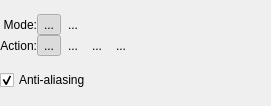
<?xml version="1.0" encoding="UTF-8"?>
<ui version="4.0">
 <class>WgtTelemetry</class>
 <widget class="QWidget" name="WgtTelemetry">
  <property name="geometry">
   <rect>
    <x>0</x>
    <y>0</y>
    <width>271</width>
    <height>106</height>
   </rect>
  </property>
  <layout class="QGridLayout" name="gridLayout_2">
   <property name="leftMargin">
    <number>0</number>
   </property>
   <property name="topMargin">
    <number>0</number>
   </property>
   <property name="rightMargin">
    <number>0</number>
   </property>
   <property name="bottomMargin">
    <number>0</number>
   </property>
   <property name="spacing">
    <number>0</number>
   </property>
   <item row="0" column="0">
    <layout class="QGridLayout" name="gridLayout">
     <property name="spacing">
      <number>0</number>
     </property>
     <item row="1" column="3">
      <widget class="KoGroupButton" name="intersect">
       <property name="toolTip">
        <string>Intersect</string>
       </property>
       <property name="text">
        <string>...</string>
       </property>
       <property name="checkable">
        <bool>true</bool>
       </property>
       <property name="autoRaise">
        <bool>true</bool>
       </property>
      </widget>
     </item>
     <item row="0" column="3">
      <widget class="KoGroupButton" name="shape">
       <property name="toolTip">
        <string>Vector Selection</string>
       </property>
       <property name="text">
        <string>...</string>
       </property>
       <property name="checkable">
        <bool>true</bool>
       </property>
       <property name="autoRaise">
        <bool>true</bool>
       </property>
      </widget>
     </item>
     <item row="1" column="1">
      <widget class="KoGroupButton" name="replace">
       <property name="toolTip">
        <string>Replace (Shortcut R)</string>
       </property>
       <property name="text">
        <string>...</string>
       </property>
       <property name="checkable">
        <bool>true</bool>
       </property>
       <property name="checked">
        <bool>true</bool>
       </property>
       <property name="autoRaise">
        <bool>true</bool>
       </property>
      </widget>
     </item>
     <item row="1" column="6">
      <widget class="KoGroupButton" name="add">
       <property name="toolTip">
        <string>Add (Shortcut A)</string>
       </property>
       <property name="text">
        <string>...</string>
       </property>
       <property name="checkable">
        <bool>true</bool>
       </property>
       <property name="autoRaise">
        <bool>true</bool>
       </property>
      </widget>
     </item>
     <item row="0" column="0">
      <widget class="QLabel" name="lblMode">
       <property name="cursor">
        <cursorShape>CrossCursor</cursorShape>
       </property>
       <property name="text">
        <string>Mode:</string>
       </property>
       <property name="alignment">
        <set>Qt::AlignRight|Qt::AlignTrailing|Qt::AlignVCenter</set>
       </property>
      </widget>
     </item>
     <item row="1" column="0">
      <widget class="QLabel" name="lblAction">
       <property name="text">
        <string>Action:</string>
       </property>
       <property name="alignment">
        <set>Qt::AlignRight|Qt::AlignTrailing|Qt::AlignVCenter</set>
       </property>
      </widget>
     </item>
     <item row="0" column="1">
      <widget class="KoGroupButton" name="pixel">
       <property name="toolTip">
        <string>Pixel Selection</string>
       </property>
       <property name="text">
        <string>...</string>
       </property>
       <property name="checkable">
        <bool>true</bool>
       </property>
       <property name="checked">
        <bool>true</bool>
       </property>
       <property name="autoRaise">
        <bool>true</bool>
       </property>
      </widget>
     </item>
     <item row="1" column="7">
      <widget class="KoGroupButton" name="subtract">
       <property name="toolTip">
        <string>Subtract (Shortcut S)</string>
       </property>
       <property name="text">
        <string>...</string>
       </property>
       <property name="checkable">
        <bool>true</bool>
       </property>
       <property name="autoRaise">
        <bool>true</bool>
       </property>
      </widget>
     </item>
    </layout>
   </item>
   <item row="0" column="2">
    <spacer name="horizontalSpacer">
     <property name="orientation">
      <enum>Qt::Horizontal</enum>
     </property>
     <property name="sizeHint" stdset="0">
      <size>
       <width>0</width>
       <height>10</height>
      </size>
     </property>
    </spacer>
   </item>
   <item row="1" column="0">
    <widget class="QCheckBox" name="chkAntiAliasing">
     <property name="text">
      <string>Anti-aliasing</string>
     </property>
     <property name="checked">
      <bool>true</bool>
     </property>
    </widget>
   </item>
  </layout>
 </widget>
 <customwidgets>
  <customwidget>
   <class>KoGroupButton</class>
   <extends>QToolButton</extends>
   <header location="global">KoGroupButton.h</header>
  </customwidget>
 </customwidgets>
 <resources/>
 <connections/>
</ui>
